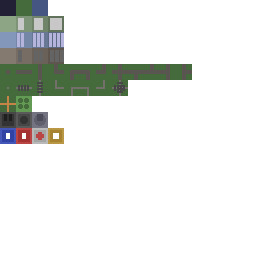
#> input picture misc/old_assets/concland_tiles_16x16.png, 256 x 256 px, found by its file name
$ python convert_png_for_pyxel.py
#> lines starting #> are read from the running program, lines starting #| are printed output that depends on the picture
#!/usr/bin/env python3
"""
Convert RGBA PNG to Pyxel-compatible format
"""

from PIL import Image
import numpy as np

def convert_to_pyxel_format():
    """Convert RGBA PNG to Pyxel's expected format"""

    # Load the original PNG
    img = Image.open('assets/concland_tiles_16x16.png')
#> img is the input picture: PIL image 256x256 RGBA; mean R, G, B, A 16.8, 19.2, 16.2, 43.8
    print(f"Original: {img.size}, {img.mode}")
#| Original: (256, 256), RGBA

    # Convert to RGB (remove alpha)
    if img.mode == 'RGBA':
        # Create a white background
        background = Image.new('RGB', img.size, (0, 0, 0))  # Black background
#> background: PIL image 256x256 RGB; every value is 0
        background.paste(img, mask=img.split()[-1])  # Use alpha as mask
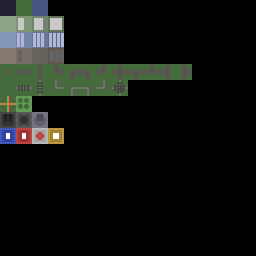
#> background: PIL image 256x256 RGB; mean R, G, B 16.8, 19.2, 16.2
        img = background

    # Convert to Pyxel's 16-color palette
    # Pyxel default colors (approximation)
    pyxel_colors = [
        (0, 0, 0),       # 0: Black
        (29, 43, 83),    # 1: Dark Blue
        (126, 37, 83),   # 2: Dark Purple
        (0, 135, 81),    # 3: Dark Green
        (171, 82, 54),   # 4: Brown
        (95, 87, 79),    # 5: Dark Gray
        (194, 195, 199), # 6: Light Gray
        (255, 241, 232), # 7: White
        (255, 0, 77),    # 8: Red
        (255, 163, 0),   # 9: Orange
        (255, 236, 39),  # 10: Yellow
        (0, 228, 54),    # 11: Green
        (41, 173, 255),  # 12: Blue
        (131, 118, 156), # 13: Indigo
        (255, 119, 168), # 14: Pink
        (255, 204, 170)  # 15: Peach
    ]

    # Create palette image
    palette_img = Image.new('P', (1, 1))
    palette = []
    for color in pyxel_colors:
        palette.extend(color)
    # Pad to 256 colors
    palette.extend([0, 0, 0] * (256 - len(pyxel_colors)))
    palette_img.putpalette(palette)

    # Convert image to use this palette
    img_p = img.quantize(palette=palette_img, dither=Image.NONE)
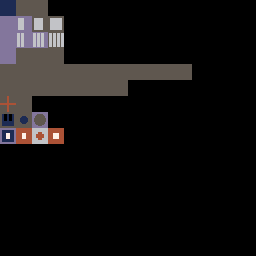
#> img_p: PIL image 256x256 P; mean R, G, B 18.8, 16.9, 17

    # Save as indexed PNG
    output_path = 'assets/concland_tiles_indexed.png'
    img_p.save(output_path)
    print(f"Converted to indexed PNG: {output_path}")

    # Also save as simple RGB
    img_rgb = img.convert('RGB')
    output_rgb_path = 'assets/concland_tiles_rgb.png'
    img_rgb.save(output_rgb_path)
    print(f"Converted to RGB PNG: {output_rgb_path}")

    return output_path, output_rgb_path

if __name__ == "__main__":
    convert_to_pyxel_format()
